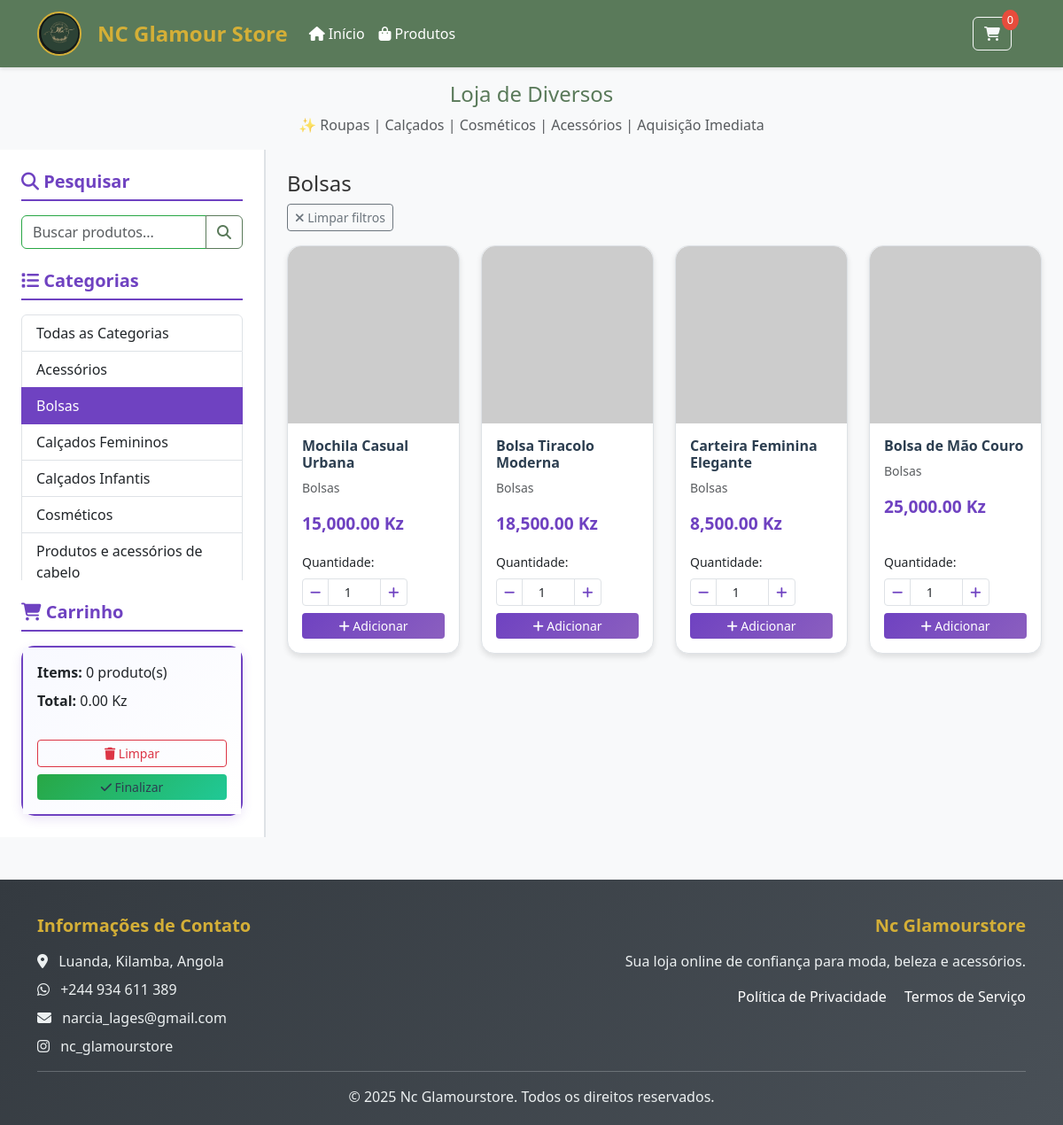
Screenshot of /?category=Bolsas with the database file from the repository.
### models.py (models this page shows)
class Product(db.Model):
    __tablename__ = 'products'
    id = db.Column(db.Integer, primary_key=True)
    name = db.Column(db.String(200), nullable=False)
    price = db.Column(db.Numeric(10, 2), nullable=False)
    category = db.Column(db.String(100), nullable=False)
    image_url = db.Column(db.String(500))
    description = db.Column(Text)
    stock_quantity = db.Column(db.Integer, default=0)
    is_active = db.Column(db.Boolean, default=True)
    created_at = db.Column(db.DateTime, default=datetime.utcnow)
    updated_at = db.Column(db.DateTime, default=datetime.utcnow, onupdate=datetime.utcnow)

### routes.py (the view, shortened to what this page needs)
@app.route('/')
def index():
    search_query = request.args.get('search', '').lower()
    category_filter = request.args.get('category', '')
    page = request.args.get('page', 1, type=int)
    per_page = 8  # 8 products per page
    db_products = get_products()
    filtered_products = []
    for p in db_products:
        if p['is_active']:  # Only show active products
            product = {
                'id': p['id'],
                'name': p['name'],
                'price': p['price'],
                'category': p['category'],
                'image': p['image_url'] if p['image_url'] else 'https://via.placeholder.com/300x250?text=Sem+Imagem',
                'stock_quantity': p['stock_quantity']
            }
            filtered_products.append(product)
    if search_query:
        filtered_products = [p for p in filtered_products if search_query in p['name'].lower()]
    if category_filter:
        filtered_products = [p for p in filtered_products if p['category'] == category_filter]
    total_products = len(filtered_products)
    total_pages = (total_products + per_page - 1) // per_page
    start_index = (page - 1) * per_page
    end_index = start_index + per_page
    paginated_products = filtered_products[start_index:end_index]
    cart_total = 0
    cart_count = 0
    cart_items = []
    return render_template('index.html',
                         products=paginated_products,
                         categories=CATEGORIES,
                         cart_total=cart_total,
                         cart_count=cart_count,
                         cart_items=cart_items,
                         current_search=request.args.get('search', ''),
                         current_category=category_filter,
                         current_page=page,
                         total_pages=total_pages,
                         total_products=total_products)

### app.py (called while the page is built)
@app.before_request
def init_cart():
    if 'cart' not in session:
        session['cart'] = {}

### database.py (called while the page is built)
def get_products():
    try:
        products = Product.query.order_by(Product.created_at.desc()).all()
        return [
            {
                'id': p.id,
                'name': p.name,
                'price': float(p.price),
                'category': p.category,
                'image_url': p.image_url,
                'description': p.description,
                'stock_quantity': p.stock_quantity,
                'is_active': p.is_active,
                'created_at': p.created_at,
                'updated_at': p.updated_at
            }
            for p in products
        ]
    except Exception as e:
        print(f"Error getting products: {e}")
        return []

### templates/index.html (shortened to what this page needs)
{% extends "base.html" %}
{% block content %}
<div class="col-lg-3 col-md-4 sidebar bg-light p-4">
    <div class="mb-4">
        <h5 class="fw-bold mb-3"><i class="fas fa-search"></i> Pesquisar</h5>
        <form method="GET" action="{{ url_for('index') }}">
            <div class="input-group">
                <input type="text" name="search" class="form-control" placeholder="Buscar produtos..." value="{{ current_search }}">
                <button class="btn btn-outline-primary" type="submit">
                    <i class="fas fa-search"></i>
                </button>
            </div>
        </form>
    </div>
    <div class="mb-4">
        <h5 class="fw-bold mb-3"><i class="fas fa-list"></i> Categorias</h5>
        <div class="categories-scroll" style="max-height: 300px; overflow-y: auto;">
            <div class="list-group">
                <a href="{{ url_for('index') }}" class="list-group-item list-group-item-action {% if not current_category %}active{% endif %}">
                    Todas as Categorias
                </a>
                {% for category in categories %}
                    <a href="{{ url_for('index', category=category) }}"
                       class="list-group-item list-group-item-action {% if current_category == category %}active{% endif %}">
                        {{ category }}
                    </a>
                {% endfor %}
            </div>
        </div>
    </div>
    <div class="cart-widget">
        <h5 class="fw-bold mb-3"><i class="fas fa-shopping-cart"></i> Carrinho</h5>
        <div class="card">
            <div class="card-body">
                <div class="cart-summary mb-3">
                    <p class="mb-2"><strong>Items:</strong> <span id="cart-count">{{ cart_count }}</span> produto(s)</p>
                    <p class="mb-3"><strong>Total:</strong> <span id="cart-total">{{ "{:,.2f}".format(cart_total) }}</span> Kz</p>
                </div>
                <div class="d-grid gap-2">
                    <button type="button" class="btn btn-outline-danger btn-sm w-100" onclick="clearCart()">
                        <i class="fas fa-trash"></i> Limpar
                    </button>
                    <a href="{{ url_for('finalizar') }}" class="btn btn-success btn-sm">
                        <i class="fas fa-check"></i> Finalizar
                    </a>
                </div>
            </div>
        </div>
    </div>
</div>
<div class="col-lg-9 col-md-8 p-4">
    {% if current_search or current_category %}
        <div class="mb-3">
            <h4>
                {% if current_category %}
                    {% if current_search %} em {% endif %}{{ current_category }}
                {% endif %}
            </h4>
            <a href="{{ url_for('index') }}" class="btn btn-outline-secondary btn-sm">
                <i class="fas fa-times"></i> Limpar filtros
            </a>
        </div>
    {% endif %}
    {% if products %}
        <div class="row g-4">
            {% for product in products %}
                <div class="col-xl-3 col-lg-4 col-md-6 col-sm-6">
                    <div class="card h-100 product-card">
                        <img src="{{ product.image }}" class="card-img-top product-image" alt="{{ product.name }}">
                        <div class="card-body d-flex flex-column">
                            <h6 class="card-title">{{ product.name }}</h6>
                            <p class="card-text text-muted small">{{ product.category }}</p>
                            <p class="card-text price fw-bold text-primary mb-3">{{ "{:,.2f}".format(product.price) }} Kz</p>
                            <form method="POST" action="{{ url_for('add_to_cart') }}" class="mt-auto">
                                <div class="mb-2">
                                    <label class="form-label small">Quantidade:</label>
                                    <div class="input-group input-group-sm">
                                        <button type="button" class="btn btn-outline-secondary btn-sm quantity-btn" data-action="decrease">
                                            <i class="fas fa-minus"></i>
                                        </button>
                                        <input type="number" name="quantity" class="form-control text-center quantity-input"
                                               value="1" min="1" max="{{ product.stock_quantity if product.stock_quantity else 10 }}" readonly>
                                        <button type="button" class="btn btn-outline-secondary btn-sm quantity-btn" data-action="increase">
                                            <i class="fas fa-plus"></i>
                                        </button>
                                    </div>
                                </div>
                                <button type="submit" class="btn btn-primary btn-sm w-100">
                                    <i class="fas fa-plus"></i> Adicionar
                                </button>
                            </form>
                        </div>
                    </div>
                </div>
            {% endfor %}
        </div>
    {% endif %}
</div>
{% endblock %}

### static/css/ecommerce-theme.css (style rules this page uses)
:root { --primary-green: #5a7a5a; --primary-green-light: #7a9a7a; --primary-green-dark: #4a6a4a; --accent-gold: #d4af37; --accent-gold-light: #f4cf57; --accent-gold-dark: #b8941f; --neutral-dark: #2c3e50; --neutral-medium: #34495e; --neutral-light: #ecf0f1; --neutral-white: #ffffff; --success-color: #27ae60; --error-color: #e74c3c; --warning-color: #f39c12; --info-color: #3498db; --text-primary: #2c3e50; --text-secondary: #7f8c8d; --text-light: #bdc3c7; }
body { font-family: 'Segoe UI', Tahoma, Geneva, Verdana, sans-serif; color: var(--text-primary); background-color: #f8f9fa; }
.btn-primary { background-color: var(--primary-green); border-color: var(--primary-green); transition: all 0.3s ease; }
.btn-success { background-color: var(--accent-gold); border-color: var(--accent-gold); color: var(--neutral-dark); }
.btn-outline-primary { color: var(--primary-green); border-color: var(--primary-green); }
.card { border: none; border-radius: 15px; box-shadow: 0 4px 6px rgba(0,0,0,0.1); transition: all 0.3s ease; }
.card-img-top { border-radius: 15px 15px 0 0; height: 250px; object-fit: cover; }
.card-title { color: var(--neutral-dark); font-weight: 600; }
.card-text { color: var(--text-secondary); }
.price { color: var(--accent-gold-dark); font-weight: bold; font-size: 1.2rem; }

### static/css/style.css (style rules this page uses)
:root { --primary-color: #6f42c1; --secondary-color: #f8f9fa; --accent-color: #28a745; --text-color: #333; --border-color: #dee2e6; }
body { font-family: 'Segoe UI', Tahoma, Geneva, Verdana, sans-serif; background-color: #f8f9fa; color: var(--text-color); }
.sidebar { min-height: calc(100vh - 200px); border-right: 2px solid var(--border-color); background-color: white !important; }
.sidebar h5 { color: var(--primary-color); border-bottom: 2px solid var(--primary-color); padding-bottom: 0.5rem; }
.product-card { transition: transform 0.3s ease, box-shadow 0.3s ease; border: 1px solid var(--border-color); height: 100%; }
.product-image { height: 200px; object-fit: cover; transition: transform 0.3s ease; }
.price { font-size: 1.2rem; color: var(--primary-color) !important; }
.cart-widget .card { border: 2px solid var(--primary-color); box-shadow: 0 4px 12px rgba(111, 66, 193, 0.15); }
.cart-widget .card-body { background: linear-gradient(135deg, #f8f9ff 0%, #ffffff 100%); }
.btn-primary { background: linear-gradient(135deg, var(--primary-color) 0%, #8b5fbf 100%); border: none; transition: all 0.3s ease; }
.btn-success { background: linear-gradient(135deg, var(--accent-color) 0%, #20c997 100%); border: none; }
.list-group-item.active { background-color: var(--primary-color); border-color: var(--primary-color); }
.cart-widget { transition: all 0.3s ease; }
.quantity-input { max-width: 60px; background-color: white !important; }
.quantity-btn { border-color: var(--border-color) !important; color: var(--primary-color) !important; }
.card { transition: all 0.3s ease; }
.form-control:valid { border-color: #28a745; }

### rows the page displays
Product: name "Mochila Casual Urbana", category "Bolsas", price "15,000.00"
Product: name "Bolsa Tiracolo Moderna", category "Bolsas", price "18,500.00"
Product: name "Carteira Feminina Elegante", category "Bolsas", price "8,500.00"
Product: name "Bolsa de Mão Couro", category "Bolsas", price "25,000.00"

### other values shown
{{ cart_count or 0 }} "0"
{{ category }} "Acessórios" "Bolsas" "Calçados Femininos" "Calçados Infantis" "Cosméticos" "Produtos e acessórios de cabelo"
{{ cart_count }} "0"
{{ "{:,.2f}".format(cart_total) }} "0.00"
{{ current_category }} "Bolsas"
